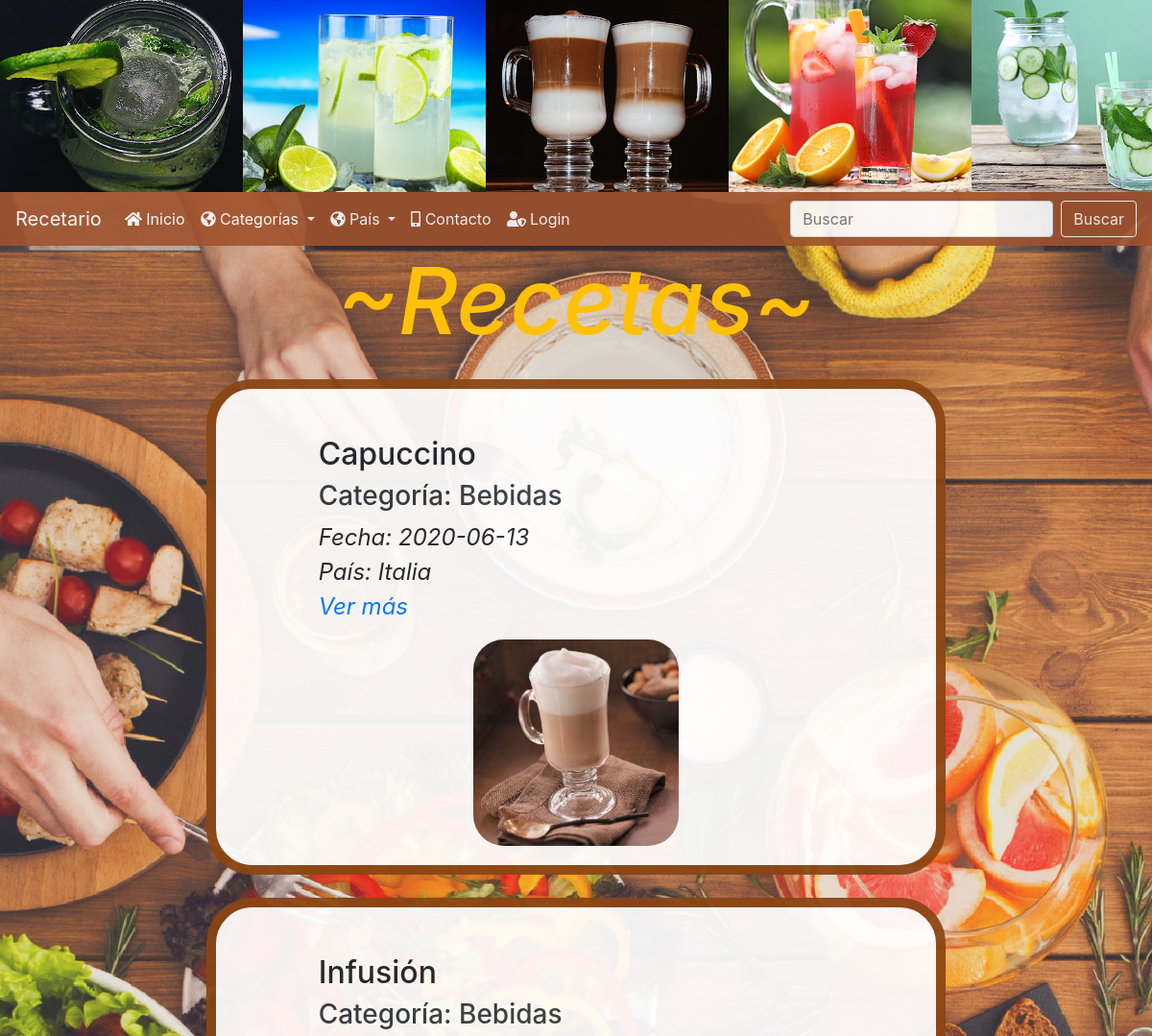
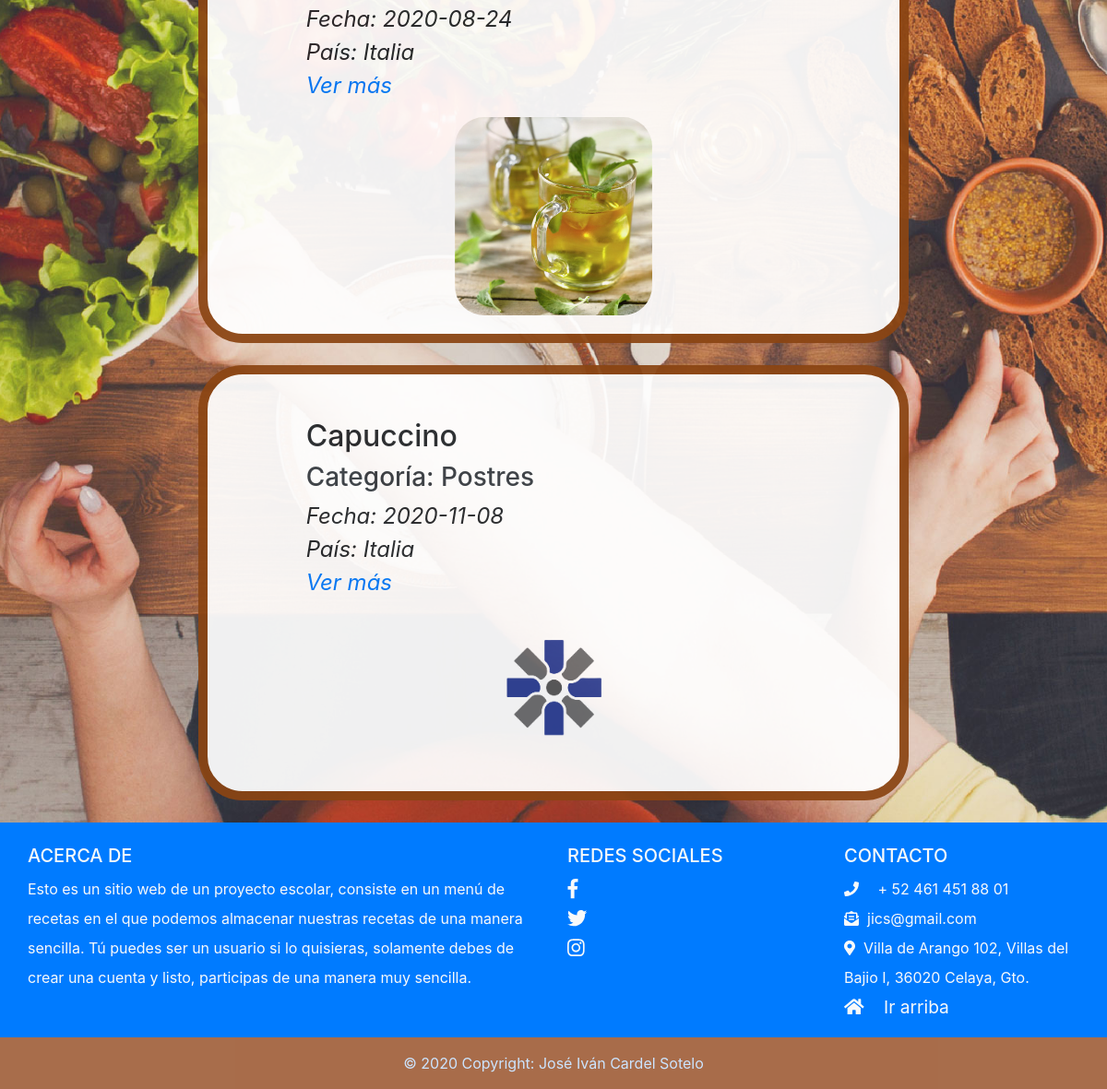
The page / on the database its author committed (2 pictures, top to bottom).
### tables this page shows
CREATE TABLE `receta` (
  `idReceta` int(11) NOT NULL,
  `nombreReceta` varchar(100) DEFAULT NULL,
  `instrucciones` varchar(1500) DEFAULT NULL,
  `fecha` date DEFAULT NULL,
  `idUsr` int(11) DEFAULT NULL,
  `idCategoria` int(11) DEFAULT NULL,
  `foto` varchar(80) DEFAULT NULL,
  `idPais` int(11) DEFAULT NULL
);

CREATE TABLE `categoria` (
  `idCategoria` int(11) NOT NULL,
  `nombreCategoria` varchar(40) DEFAULT NULL
);

CREATE TABLE `pais` (
  `idPais` int(11) NOT NULL,
  `nombrePais` varchar(100) DEFAULT NULL
);

### cardsIniciales.php (the view)
<?php require_once("conec.php");
    $resultado=mysqli_query($cn,"SELECT * FROM
    receta INNER JOIN categoria on receta.idCategoria=categoria.idCategoria
    INNER JOIN pais on receta.idPais=pais.idPais order by idReceta
     ");
    while($fila=mysqli_fetch_array($resultado)){
    echo"
    <div class=\"container col-8\">
        <div class=\"card cardini as mt-4\">
            <div class=\"card-body\">
                <div class=\"row\">
                    <div class=\"offset-1 col-4-m3-s2\">
                        <tr>
                        <br>
                            <td><h2>".$fila['nombreReceta']."</h2></td>
                            <td><h3 class=\"card-subtittle mb-2 text-dark\">Categoría: ".$fila['nombreCategoria']."</h3></td>
                            <td class=\"card-text\"><p class=\"textoCard\">Fecha:  ".$fila['fecha']."</td>
                            <br>
                            <td class=\"card-text\">País: ".$fila['nombrePais']."</td>
                            <br>
                            <td>";
                            echo'<a class=\"card-link\"  href="cardConsulta.php?idReceta= '.$fila['idReceta'].' " > Ver más</a>';
                            echo"</td>
                        </tr>
                    </div>
                    <div class='container'>
                        <img src='image/receta/".$fila['foto']."' alt=\"Coche\" style=\"width:35%\" class=\"mx-auto d-block bg10\">
                    </div>
                </div>
            </div>
        </div>
    </div>
    ";
    }
?>

### index.php (shortened to what this page needs)
<!DOCTYPE html>
<html lang="en">
<head>
    <link rel="stylesheet" href="css/bootstrap.css">
    <link rel="stylesheet" href="css/estilo.css">
</head>
<body>
<div class="bg">
    <?php include_once("layout/slide.php");?>
    <?php include_once("layout/navbar.php");?>
    <h1  class="text-center tituloPa2 text-warning">~Recetas~</h1>
    <?php include_once("cardsIniciales.php");?>
    <br>
    </div>
        <?php include_once("layout/footer.php");?>
</body>
</html>

### layout/slide.php (shortened to what this page needs)
<div id="carouselExampleSlidesOnly" class="carousel slide" data-ride="carousel">
    <div class="carousel-inner">
        <div class="carousel-item active">
            <img src="image/11.png" class="d-block w-20" alt="No found">
        </div>
    </div>
</div

### layout/navbar.php (shortened to what this page needs)
<nav class="navbar navbar-expand-lg navbar-dark bbb sticky-top">
  <a class="navbar-brand correoFooter" href="adm/index.php">Recetario</a>
  <div class="collapse navbar-collapse" id="navbarSupportedContent">
    <ul class="navbar-nav mr-auto">
      <li class="nav-item">
        <a class="nav-link correoFooter text-white" href="index.php"><i class="fas fa-home"></i> Inicio</a>
      </li>
      <li class="nav-item dropdown">
        <a class="nav-link dropdown-toggle correoFooter text-white" href="#" id="navbarDropdown" role="button" data-toggle="dropdown" aria-haspopup="true" aria-expanded="false">
        <i class="fas fa-globe-americas"></i> Categorías
        </a>
      </li>
      <li class="nav-item dropdown">
        <a class="nav-link dropdown-toggle correoFooter text-white" href="#" id="navbarDropdown" role="button" data-toggle="dropdown" aria-haspopup="true" aria-expanded="false">
        <i class="fas fa-globe-americas"></i> País
        </a>
      </li>
      <li class="nav-item">
        <a class="nav-link correoFooter text-white" href="#footer"><i class="fas fa-mobile-alt"></i> Contacto</a>
      </li>
      <li class="nav-item">
        <a class="nav-link correoFooter text-white" href="login.php"><i class="fas fa-user-shield"></i> Login</a>
      </li>
    </ul>
    <form class="form-inline my-2 my-lg-0">
      <input class="form-control mr-sm-2" type="search" placeholder="Buscar" aria-label="Search">
      <button class="btn btn-outline-light my-2 my-sm-0" type="submit">Buscar</button>
    </form>
  </div>
</nav>

### layout/footer.php (shortened to what this page needs)
<footer class="page-footer font-small bg-primary pt-4">
  <div class="container-fluid text-center text-md-left">
    <div class="row">
      <div class="col-md-6 mt-md-0 mt-3">
          <div class="container">
          <h5 class="text-uppercase text-light">Acerca de</h5>
        <p class="text-light" style="line-height: 2rem">
        Esto es un sitio web de un proyecto escolar, consiste en un menú de recetas en el que podemos
        almacenar nuestras recetas de una manera sencilla. Tú puedes ser un usuario si lo quisieras,
        solamente debes de crear una cuenta y listo, participas de una manera muy sencilla.</p>
          </div>
      </div>
      <div class="col-md-3 mb-md-0 mb-3">
        <h5 class="text-uppercase text-light">Redes Sociales</h5>
        <ul class="list-unstyled" style="line-height: 2rem">
          <li><a href="https://www.facebook.com/" class="correoFooter text-light"><i class="fab fa-facebook-f fa-lg text-light mr-4"> </i></a></li>
          <li><a href="https://twitter.com/home" class="correoFooter text-light"><i class="fab fa-twitter fa-lg text-light mr-4"> </i></a></li>
          <li><a href="https://www.instagram.com/" class="correoFooter text-light"><i class="fab fa-instagram fa-lg text-light mr-4"> </i></a></li>
        </ul>
      </div>
      <div class="col-md-3 mb-md-0 mb-3">
        <h5 class="text-uppercase text-light">Contacto</h5>
        <ul class="list-unstyled" style="line-height: 2rem">
          <li class="text-light"><a href="tel:4612518801 text-light" class="correoFooter text-light"><i class="fas fa-phone mr-3 text-light"></i> + 52 461 451 88 01</a></li>
          <li class="text-light"><a href="mailto:jics@gmail.com" class="correoFooter text-light"><i class="fas fa-envelope-open-text"></i>&nbsp jics@gmail.com</a></li>
          <li class="text-light"><a href="https://goo.gl/maps/kiyDfe7XywNSBqLFA" class="correoFooter text-light"><i class="fas fa-map-marker-alt"></i>&nbsp   Villa de Arango 102, Villas del Bajio I, 36020 Celaya, Gto.</a></li>
          <li class="text-light"><a class="text-light correoFooter" id="ir" href="#index"><i class="fas fa-home mr-3"></i> Ir arriba</a></li>
        </ul>
      </div>
    </div>
  </div>
  <div class="footer-copyright text-center text-white foo py-3">© 2020 Copyright: José Iván Cardel Sotelo
  </div>
</footer>

### css/estilo.css (style rules this page uses)
.correoFooter { text-decoration: none; color: white; }
.foo { background-color: chocolate; opacity: .8; }
.bg { background-image: url("../image/fo.jpg"); height: 100%; background-position: center; background-repeat: no-repeat; background-size: cover; }
.cardini { background-color: #ffffff; opacity: .93; border-radius: 3rem; padding-left: 3rem; padding-right: 3rem; border-color: saddlebrown; border-width: 10px; }
#ir { font-size: 1.2rem; }
.as { font-size: 1.2rem; }
.tituloPa2 { font-size: 8vw; font-style: italic; }
.bg10 { border-radius: 2rem; width: 17rem; }
.bbb { background-color: sienna; opacity: .9; }
.textoCard { font-style: oblique; font-size: 1.5rem; }

### rows shown on the page
receta: nombreReceta "Capuccino", idCategoria.nombreCategoria "Bebidas", fecha "2020-06-13", idPais.nombrePais "Italia", foto (picture)
receta: nombreReceta "Infusión", idCategoria.nombreCategoria "Bebidas", fecha "2020-08-24", idPais.nombrePais "Italia", foto (picture)
receta: nombreReceta "Capuccino", idCategoria.nombreCategoria "Postres", fecha "2020-11-08", idPais.nombrePais "Italia", foto (picture)
